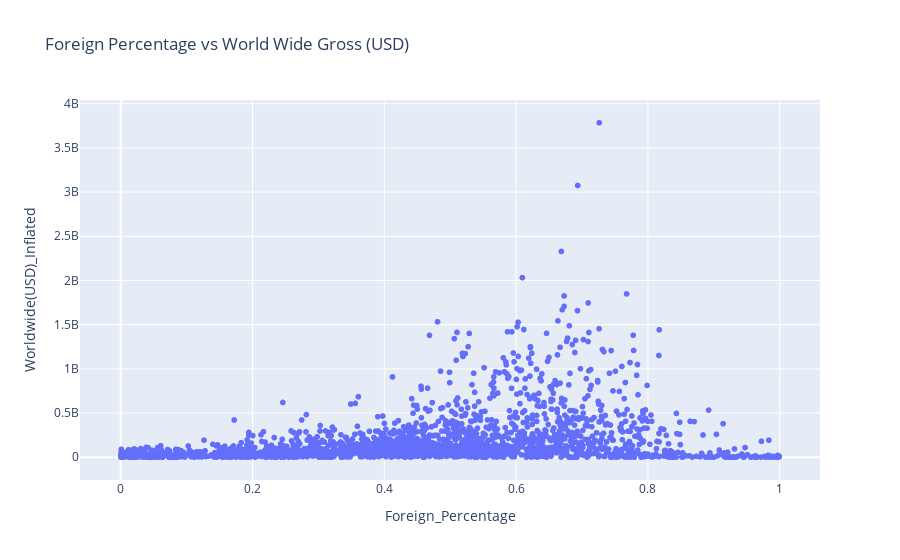

This figure's notebook cell:
### Code cell
fig = px.scatter(
    df,
    x='Foreign_Percentage', 
    y='Worldwide(USD)_Inflated',  # Multiple series in scatter plot
    title='Foreign Percentage vs World Wide Gross (USD)',
    labels={'value': 'Percentage', 'variable': 'Type'},  # Label axes and legend
)

# Show the plot
fig.show()

### Figure 1 — Plotly figure (JSON) as saved in the notebook; plotly's stock layout.template omitted (floating-point values rounded to 4 significant figures; data arrays with more than 128 entries replaced by an {"elided": "..."} marker saying what was removed)
{"data": [{"hovertemplate": "Foreign_Percentage=%{x}<br>Worldwide(USD)_Inflated=%{y}<extra></extra>", "legendgroup": "", "marker": {"color": "#636efa", "symbol": "circle"}, "mode": "markers", "name": "", "showlegend": false, "type": "scattergl", "x": {"elided": "2237 float values"}, "xaxis": "x", "y": {"elided": "2237 float values"}, "yaxis": "y"}], "layout": {"legend": {"tracegroupgap": 0}, "title": {"text": "Foreign Percentage vs World Wide Gross (USD)"}, "xaxis": {"anchor": "y", "domain": [0, 1], "title": {"text": "Foreign_Percentage"}}, "yaxis": {"anchor": "x", "domain": [0, 1], "title": {"text": "Worldwide(USD)_Inflated"}}}}
